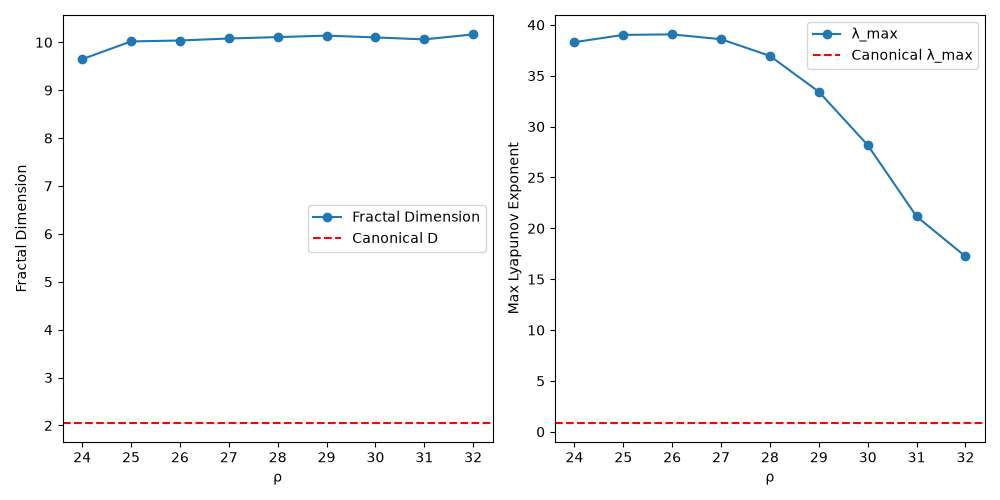

The script that saved this image:
#!/usr/bin/env python3
"""
Test HYP-047: Lorenz attractor invariants (fractal dimension, Lyapunov exponent, wing asymmetry).
- Parameters: σ=10, β=8/3, ρ ∈ [24, 32].
- Integration: 4th-order Runge-Kutta (dt=0.01, T=1000).
"""

import numpy as np
import matplotlib
matplotlib.use('Agg')  # Headless
import matplotlib.pyplot as plt
from scipy.integrate import solve_ivp
from mpl_toolkits.mplot3d import Axes3D

# Lorenz equations
def lorenz(t, state, sigma, beta, rho):
    x, y, z = state
    dxdt = sigma * (y - x)
    dydt = x * (rho - z) - y
    dzdt = x * y - beta * z
    return [dxdt, dydt, dzdt]

# Lyapunov exponent (Benettin algorithm)
def lyapunov_exponent(sigma, beta, rho, T=1000, dt=0.01):
    state = np.random.rand(3) * 0.1 + np.array([1, 1, 1])
    ortho = np.eye(3) * 1e-6
    lyap = np.zeros(3)
    
    for _ in range(T):
        # Evolve state and perturbation
        sol = solve_ivp(lorenz, [0, dt], state, args=(sigma, beta, rho), method='RK45')
        state = sol.y[:, -1]
        
        # Evolve orthogonal perturbations
        for i in range(3):
            perturbed = state + ortho[i]
            sol_perturbed = solve_ivp(lorenz, [0, dt], perturbed, args=(sigma, beta, rho), method='RK45')
            ortho[i] = sol_perturbed.y[:, -1] - state
            lyap[i] += np.log(np.linalg.norm(ortho[i]))
            ortho[i] = ortho[i] / np.linalg.norm(ortho[i])  # Re-orthogonalize
    
    return lyap / (T * dt)

# Fractal dimension (box-counting)
def fractal_dimension(trajectory, box_size=0.5):
    x_min, y_min, z_min = np.min(trajectory, axis=0)
    x_max, y_max, z_max = np.max(trajectory, axis=0)
    
    x_bins = np.arange(x_min, x_max, box_size)
    y_bins = np.arange(y_min, y_max, box_size)
    z_bins = np.arange(z_min, z_max, box_size)
    
    # Assign points to boxes
    x_idx = np.digitize(trajectory[:, 0], x_bins)
    y_idx = np.digitize(trajectory[:, 1], y_bins)
    z_idx = np.digitize(trajectory[:, 2], z_bins)
    
    # Count non-empty boxes
    boxes = set(zip(x_idx, y_idx, z_idx))
    N = len(boxes)
    
    return np.log(N) / np.log(1 / box_size)

# Wing asymmetry (Monte Carlo)
def wing_asymmetry(trajectory, n_samples=10000):
    x, y, z = trajectory.T
    x_min, x_max = np.min(x), np.max(x)
    
    # Sample points in left/right wings
    left_mask = x < 0
    right_mask = x > 0
    
    left_volume = np.mean(left_mask) * (x_max - x_min) * (np.max(y) - np.min(y)) * (np.max(z) - np.min(z))
    right_volume = np.mean(right_mask) * (x_max - x_min) * (np.max(y) - np.min(y)) * (np.max(z) - np.min(z))
    
    return left_volume / right_volume

# Test HYP-047
def test_invariants():
    sigma, beta = 10, 8/3
    rho_values = np.linspace(24, 32, 9)
    results = []
    
    for rho in rho_values:
        # Solve Lorenz system
        sol = solve_ivp(lorenz, [0, 100], [1, 1, 1], args=(sigma, beta, rho), method='RK45', dense_output=True)
        trajectory = sol.y.T
        
        # Compute invariants
        D = fractal_dimension(trajectory)
        lyap = lyapunov_exponent(sigma, beta, rho)
        asymmetry = wing_asymmetry(trajectory)
        
        results.append({
            "rho": rho,
            "fractal_dimension": D,
            "lyapunov_max": np.max(lyap),
            "wing_asymmetry": asymmetry
        })
    
    return pd.DataFrame(results)

# Run test and plot
if __name__ == "__main__":
    import pandas as pd
    df = test_invariants()
    df.to_csv('../../shared_agora/artifacts/lorenz_invariants.csv', index=False)
    
    # Plot
    plt.figure(figsize=(10, 5))
    plt.subplot(1, 2, 1)
    plt.plot(df["rho"], df["fractal_dimension"], 'o-', label='Fractal Dimension')
    plt.axhline(2.06, color='red', linestyle='--', label='Canonical D')
    plt.xlabel('ρ')
    plt.ylabel('Fractal Dimension')
    plt.legend()
    
    plt.subplot(1, 2, 2)
    plt.plot(df["rho"], df["lyapunov_max"], 'o-', label='λ_max')
    plt.axhline(0.9056, color='red', linestyle='--', label='Canonical λ_max')
    plt.xlabel('ρ')
    plt.ylabel('Max Lyapunov Exponent')
    plt.legend()
    
    plt.tight_layout()
    plt.savefig('../../shared_agora/artifacts/lorenz_invariants.png')
